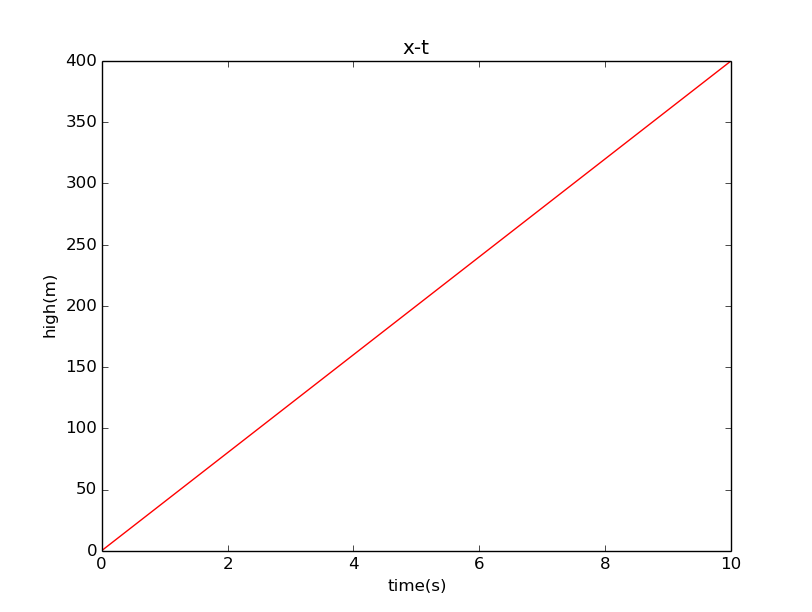

Generate this figure with Python:
from pylab import*
x=[]
t=[]
v=40
dt=0.01
x.append(0)
t.append(0)
end_time=10
for i in range(int(end_time/dt)):
    x.append(x[i]+v*dt)	
    t.append((i+1)*dt)
    print t[-1],x[-1]
plot(t,x,color="red",linestyle='-',label="work")
ylabel("high(m)")
xlabel("time(s)")
title("x-t")
savefig('aa.png')
show()
